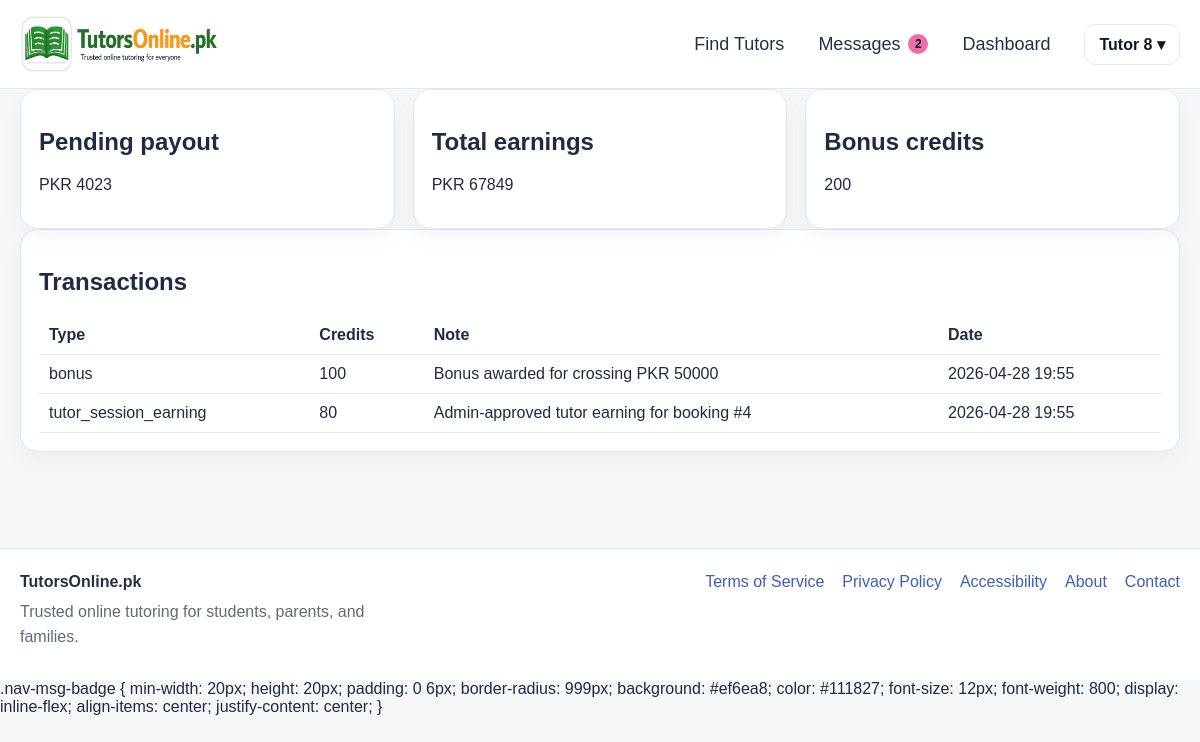
The app's page /wallet (signed in) with its own data.
### app.py (models this page shows, shortened)
class User(UserMixin, db.Model):
    id = db.Column(db.Integer, primary_key=True)
    email = db.Column(db.String(120), unique=True, nullable=False)
    password_hash = db.Column(db.String(255), nullable=False)
    role = db.Column(db.String(20), nullable=False, default="student")
    full_name = db.Column(db.String(120), nullable=False)
    public_name = db.Column(db.String(120), nullable=False)
    qualification = db.Column(db.String(120), default="")
    subjects = db.Column(db.String(255), default="")
    class_levels = db.Column(db.String(255), default="")
    experience_years = db.Column(db.Integer, default=0)
    bio = db.Column(db.Text, default="")
    degree_title = db.Column(db.String(255), default="")
    degree_major = db.Column(db.String(255), default="")
    degree_institution = db.Column(db.String(255), default="")
    degree_year = db.Column(db.String(50), default="")
    degree_grade = db.Column(db.String(50), default="")
    previous_path_choice = db.Column(db.String(50), default="")
    mphil_title = db.Column(db.String(255), default="")
    mphil_major = db.Column(db.String(255), default="")
    mphil_institution = db.Column(db.String(255), default="")
    mphil_year = db.Column(db.String(50), default="")
    mphil_grade = db.Column(db.String(50), default="")
    mphil_additional_note = db.Column(db.String(255), default="")
    masters_title = db.Column(db.String(255), default="")
    masters_major = db.Column(db.String(255), default="")
    masters_institution = db.Column(db.String(255), default="")
    masters_year = db.Column(db.String(50), default="")
    masters_grade = db.Column(db.String(50), default="")
    masters_additional_note = db.Column(db.String(255), default="")
    bachelor_title = db.Column(db.String(255), default="")
    bachelor_major = db.Column(db.String(255), default="")
    bachelor_institution = db.Column(db.String(255), default="")
    bachelor_year = db.Column(db.String(50), default="")
    bachelor_grade = db.Column(db.String(50), default="")
    bachelor_additional_note = db.Column(db.String(255), default="")
    inter_program = db.Column(db.String(100), default="")
    inter_institution = db.Column(db.String(255), default="")
    inter_grade = db.Column(db.String(50), default="")
    inter_year = db.Column(db.String(50), default="")
    matric_program = db.Column(db.String(100), default="")
    matric_institution = db.Column(db.String(255), default="")
    matric_grade = db.Column(db.String(50), default="")
    matric_year = db.Column(db.String(50), default="")
    gender = db.Column(db.String(50), default="")
    city = db.Column(db.String(120), default="")
    main_subject = db.Column(db.String(120), default="")
    additional_subjects = db.Column(db.String(255), default="")
    student_level = db.Column(db.String(120), default="")
    student_subject_needed = db.Column(db.String(120), default="")
    preferred_tutor_gender = db.Column(db.String(50), default="")
    learning_mode = db.Column(db.String(50), default="")
    teaching_mode = db.Column(db.String(50), default="")
    hourly_rate = db.Column(db.Integer, default=0)
    mobile_number = db.Column(db.String(40), default="")
    cnic_number = db.Column(db.String(40), default="")
    profile_image = db.Column(db.String(255), default="")
    degree_file = db.Column(db.String(255), default="")
    additional_qualification_level = db.Column(db.String(80), default="")
    additional_qualification_title = db.Column(db.String(255), default="")
    additional_qualification_major = db.Column(db.String(255), default="")
    additional_qualification_institution = db.Column(db.String(255), default="")
    additional_qualification_year = db.Column(db.String(50), default="")
    additional_qualification_grade = db.Column(db.String(50), default="")
    additional_qualification_file = db.Column(db.String(255), default="")
    demo_video_url = db.Column(db.String(255), default="")
    demo_video_file = db.Column(db.String(255), default="")
    modest_profile = db.Column(db.Boolean, default=False)
    audio_only = db.Column(db.Boolean, default=False)
    is_active_user = db.Column(db.Boolean, default=True)
    is_verified_tutor = db.Column(db.Boolean, default=False)
    profile_stage = db.Column(db.String(40), default="basic_complete")
    verification_submitted_at = db.Column(db.DateTime)
    approved_at = db.Column(db.DateTime)
    rejected_at = db.Column(db.DateTime)
    admin_review_note = db.Column(db.Text, default="")
    is_public_tutor = db.Column(db.Boolean, default=False)
    tutor_category = db.Column(db.String(80), default="")
    bonus_credits = db.Column(db.Integer, default=0)
    total_earnings_pkr = db.Column(db.Integer, default=0)
    monthly_earnings_pkr = db.Column(db.Integer, default=0)
    sessions_completed = db.Column(db.Integer, default=0)
    rating_avg = db.Column(db.Float, default=0.0)
    rating_count = db.Column(db.Integer, default=0)
    credits_balance = db.Column(db.Integer, default=0)
    pending_payout_pkr = db.Column(db.Integer, default=0)
    payout_method = db.Column(db.String(30), default="bank")
    payout_account_title = db.Column(db.String(120), default="")
    payout_account_number = db.Column(db.String(120), default="")
    payout_iban = db.Column(db.String(64), default="")
    created_at = db.Column(db.DateTime, default=datetime.utcnow)
    bookings_as_student = db.relationship(
        "Booking",
        backref="student",
        lazy=True,
        foreign_keys="Booking.student_id",
    )
    bookings_as_tutor = db.relationship(
        "Booking",
        backref="tutor",
        lazy=True,
        foreign_keys="Booking.tutor_id",
    )
    @property
    def is_active(self):
        return self.is_active_user

class CreditTransaction(db.Model):
    id = db.Column(db.Integer, primary_key=True)
    user_id = db.Column(db.Integer, db.ForeignKey("user.id"), nullable=False)
    credits_change = db.Column(db.Integer, nullable=False)
    rupee_amount = db.Column(db.Integer, default=0)
    tx_type = db.Column(db.String(50), nullable=False)
    note = db.Column(db.String(255), default="")
    created_at = db.Column(db.DateTime, default=datetime.utcnow)
    user = db.relationship("User", backref="credit_transactions")

### app.py (the view, shortened to what this page needs)
@app.route("/wallet")
@login_required
def student_wallet():
    txs = (
        CreditTransaction.query.filter_by(user_id=current_user.id)
        .order_by(CreditTransaction.created_at.desc())
        .all()
    )
    return render_template("tutor_wallet.html", txs=txs)

### app.py (called while the page is built, shortened)
@app.context_processor
def inject_message_badge():
    return {
        "global_unread_messages": unread_message_count_for(current_user)
        if current_user.is_authenticated else 0
    }

@login_manager.user_loader
def load_user(user_id):
    return User.query.get(int(user_id))

@app.context_processor
def inject_globals():
    return {
        "credit_rate": app.config["CREDIT_RATE"],
        "google_configured": bool(
            app.config["GOOGLE_CLIENT_ID"] and app.config["GOOGLE_CLIENT_SECRET"]
        ),
        "under_construction": UNDER_CONSTRUCTION,
    }

@app.before_request
def construction_gate():
    if request.method == "GET" and not request.path.startswith("/static/"):
        if not session.get("_visit_counted"):
            session["_visit_counted"] = True
            app.config["VISITOR_COUNT"] = app.config.get("VISITOR_COUNT", 0) + 1
    if current_user.is_authenticated and current_user.role == "admin":
        if request.args.get("preview") == "1":
            return
    if current_user.is_authenticated and current_user.role == "admin":
        if request.args.get("preview") == "1":
            session["preview_mode"] = True
    if session.get("preview_mode"):
        return
    if not UNDER_CONSTRUCTION:
        return

def unread_message_count_for(user):
    if not user or not getattr(user, "is_authenticated", False):
        return 0
    if user.role == "student":
        convo_ids = [
            c.id for c in Conversation.query.filter_by(student_id=user.id).all()
        ]
    elif user.role == "tutor":
        convo_ids = [
            c.id for c in Conversation.query.filter_by(tutor_id=user.id).all()
        ]
    elif user.role == "admin":
        return 0
    else:
        return 0
    if not convo_ids:
        return 0
    return Message.query.filter(
        Message.conversation_id.in_(convo_ids),
        Message.sender_id != user.id,
        Message.is_read == False
    ).count()

### templates/tutor_wallet.html
{% extends 'base.html' %}
{% block content %}
<section class="grid three">
  <div class="card"><h2>Pending payout</h2><p>PKR {{ current_user.pending_payout_pkr }}</p></div>
  <div class="card"><h2>Total earnings</h2><p>PKR {{ current_user.total_earnings_pkr }}</p></div>
  <div class="card"><h2>Bonus credits</h2><p>{{ current_user.bonus_credits }}</p></div>
</section>
<section class="card">
  <h2>Transactions</h2>
  <table class="table">
    <tr><th>Type</th><th>Credits</th><th>Note</th><th>Date</th></tr>
    {% for tx in txs %}
    <tr><td>{{ tx.tx_type }}</td><td>{{ tx.credits_change }}</td><td>{{ tx.note }}</td><td>{{ tx.created_at.strftime('%Y-%m-%d %H:%M') }}</td></tr>
    {% else %}
    <tr><td colspan="4">No entries yet.</td></tr>
    {% endfor %}
  </table>
</section>
{% endblock %}

### templates/base.html (shortened to what this page needs)
<!doctype html>
<html lang="en">
<head>
  <link rel="stylesheet" href="{{ url_for('static', filename='css/styles.css') }}">
</head>
<body>
  <header class="site-header">
    <div class="container nav-wrap">
      <a href="{{ url_for('index') }}" class="brand">
        <img src="{{ url_for('static', filename='images/logo.png') }}" alt="TutorsOnline.pk" class="brand-logo">
      </a>
     <nav class="main-nav">
      <a href="{{ url_for('tutors') }}">Find Tutors</a>
      {% if current_user.is_authenticated %}
        <a href="{{ url_for('messages_inbox') }}" class="nav-messages-link">
          Messages
          {% if global_unread_messages and global_unread_messages > 0 %}
            <span class="nav-msg-badge">{{ global_unread_messages }}</span>
          {% endif %}
        </a>
        <a href="{{ url_for('dashboard') }}">Dashboard</a>
        <div class="nav-user-dropdown">
          <button type="button" class="nav-user-trigger">
            {{ current_user.public_name or 'Account' }} ▾
          </button>
        </div>
      {% else %}
        <a href="{{ url_for('contact') }}">Contact</a>
        <a href="{{ url_for('login') }}">Login</a>
        <a href="{{ url_for('register') }}" class="nav-join-btn">Join</a>
      {% endif %}
    </nav>
    </div>
  </header>
  <main class="site-main">
    <div class="container">
      {% block content %}{% endblock %}
    </div>
  </main>
  <footer class="site-footer">
    <div class="container footer-wrap">
      <div class="footer-brand">
        <strong>TutorsOnline.pk</strong>
        <p>Trusted online tutoring for students, parents, and families.</p>
      </div>
      <div class="footer-links">
        <a href="{{ url_for('terms') }}">Terms of Service</a>
        <a href="{{ url_for('privacy') }}">Privacy Policy</a>
        <a href="{{ url_for('accessibility') }}">Accessibility</a>
        <a href="{{ url_for('about') }}">About</a>
        <a href="{{ url_for('contact') }}">Contact</a>
      </div>
    </div>
  </footer>
.nav-msg-badge {
  min-width: 20px;
  height: 20px;
  padding: 0 6px;
  border-radius: 999px;
  background: #ef6ea8;
  color: #111827;
  font-size: 12px;
  font-weight: 800;
  display: inline-flex;
  align-items: center;
  justify-content: center;
}
</body>
</html>

### static/css/styles.css (style rules this page uses)
:root { --bg: #f6f7f9; --surface: #ffffff; --surface-soft: rgba(255, 255, 255, 0.92); --text: #1f2a44; --muted: #5f6b7a; --line: #e3e8ee; --brand: #347a46; --brand-dark: #2d673c; --brand-light: #eef6f0; --blue: #2f67e8; --blue-dark: #2251bf; --shadow-soft: 0 12px 32px rgba(26, 37, 57, 0.05); --shadow-card: 0 14px 28px rgba(20, 31, 55, 0.06); --radius-xl: 28px; --radius-lg: 22px; --radius-md: 18px; --radius-sm: 14px; }
* { box-sizing: border-box; }
html { scroll-behavior: smooth; }
body { margin: 0; font-family: Arial, Helvetica, sans-serif; background: var(--bg); color: var(--text); }
a { text-decoration: none; color: var(--brand); }
img { max-width: 100%; }
.container { max-width: 1240px; margin: 0 auto; padding: 0 20px; }
.site-main { padding: 0 0 48px; }
.site-header { background: rgba(255, 255, 255, 0.95); border-bottom: 1px solid var(--line); position: sticky; top: 0; z-index: 50; backdrop-filter: blur(10px); }
.nav-wrap { min-height: 88px; display: flex; align-items: center; justify-content: space-between; gap: 20px; }
.brand { display: flex; align-items: center; }
.brand-logo { height: 58px; width: auto; display: block; }
.main-nav { display: flex; align-items: center; gap: 34px; flex-wrap: wrap; }
.main-nav a { color: #243047; font-size: 18px; font-weight: 500; }
.card { background: var(--surface); border: 1px solid var(--line); border-radius: 18px; padding: 18px; box-shadow: 0 10px 24px rgba(14, 32, 73, 0.04); }
.grid { display: grid; gap: 18px; }
.grid.three { grid-template-columns: repeat(auto-fit, minmax(220px, 1fr)); }
input, select, textarea, button, progress { font: inherit; }
.table { width: 100%; border-collapse: collapse; }
.table th, .table td { border-bottom: 1px solid var(--line); padding: 10px; text-align: left; vertical-align: top; }
.site-footer { margin-top: 48px; background: #ffffff; border-top: 1px solid var(--line); }
.footer-wrap { display: flex; justify-content: space-between; gap: 24px; padding: 24px 20px 30px; flex-wrap: wrap; }
.footer-brand strong { display: block; margin-bottom: 8px; color: #243047; }
.footer-brand p { margin: 0; color: var(--muted); max-width: 380px; line-height: 1.6; }
.footer-links { display: flex; gap: 18px; flex-wrap: wrap; align-items: flex-start; }
.footer-links a { color: #3b5fbf; font-weight: 500; }
:root { --homepage-max: 1280px; --hero-height-desktop: 500px; --hero-height-tablet: 430px; --hero-height-mobile: 360px; --glass: rgba(255, 255, 255, 0.78); --glass-strong: rgba(255, 255, 255, 0.9); --brand-grad: linear-gradient(135deg, #2f67e8 0%, #347a46 100%); --soft-ring: 0 0 0 4px rgba(47, 103, 232, 0.08); --shadow-premium: 0 18px 45px rgba(17, 24, 39, 0.08); --shadow-premium-lg: 0 30px 70px rgba(17, 24, 39, 0.14); }
.container { max-width: var(--homepage-max); }

### templates/base.html (style rules this page uses)
.nav-messages-link { position: relative; display: inline-flex; align-items: center; gap: 8px; }
.nav-msg-badge { min-width: 20px; height: 20px; padding: 0 6px; border-radius: 999px; background: #ef6ea8; color: #111827; font-size: 12px; font-weight: 800; display: inline-flex; align-items: center; justify-content: center; }
.nav-user-dropdown { position: relative; display: inline-block; }
.nav-user-trigger { border: 1px solid var(--line); background: #fff; color: #111827; border-radius: 12px; padding: 10px 14px; font-weight: 700; cursor: pointer; }

### records on screen
User: public_name "Tutor 8", pending_payout_pkr "4023", total_earnings_pkr "67849", bonus_credits "200"
CreditTransaction: tx_type "bonus", credits_change "100", note "Bonus awarded for crossing PKR 50000", created_at "2026-04-28 19:55"
CreditTransaction: tx_type "tutor_session_earning", credits_change "80", note "Admin-approved tutor earning for booking #4", created_at "2026-04-28 19:55"

### other values on screen
{{ global_unread_messages }} "2"
